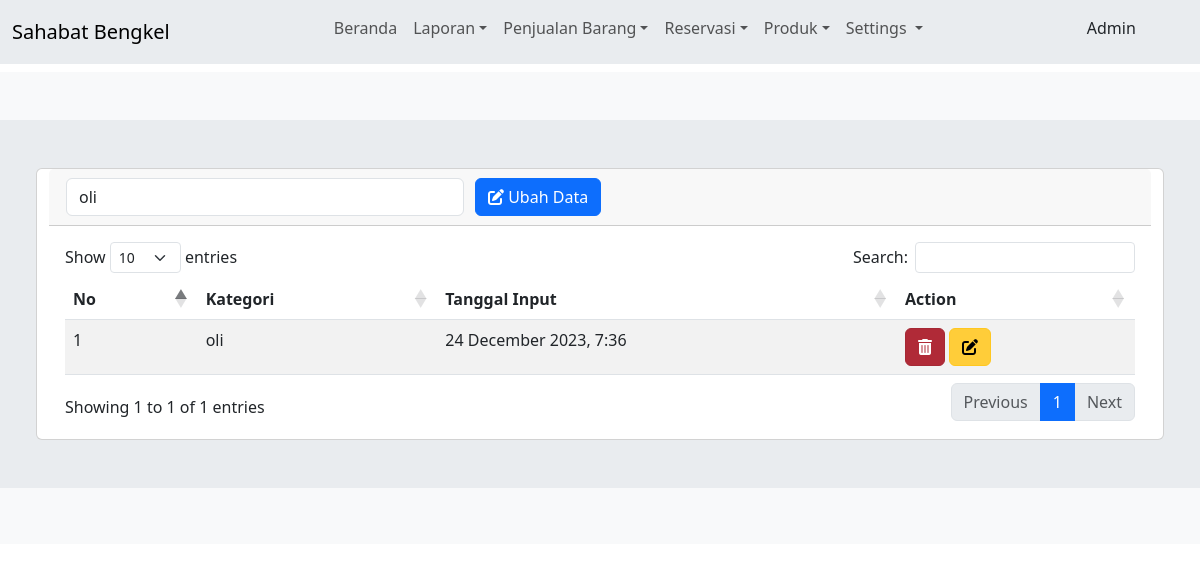
/view/admin/produk/kategori.php?id=1 (signed in), run on the app's committed database.
### tables this page shows
CREATE TABLE `kategori` (
  `id_kategori` int(11) NOT NULL,
  `kategori_nama` varchar(255) NOT NULL,
  `tgl_input` varchar(100) NOT NULL
);

### controller/controllerView.php (called while the page is built, shortened)
<?php
class view {
    protected $db;
    public function __construct($db)
    {
        $this->db = $db;
    }
    public function Kategori(){
        $sql = "SELECT * FROM kategori";
        $row = $this->db->prepare($sql);
        $row->execute();
        $hasil = $row->fetchAll();
        return $hasil;
    }
    public function editKategori($id){
        $sql = "SELECT * FROM kategori where id_kategori = ?";
        $row = $this->db->prepare($sql);
        $row->execute(array($id));
        $hasil = $row->fetch();
        return $hasil;
    }
}
?>

### view/admin/produk/kategori.php (the view, shortened to what this page needs)
<!DOCTYPE html>
<html lang="en">
<head>
    <?php
        require_once("../tampilan/header.php");
    ?>
</head>
<body>
    <?php
        require_once("../tampilan/navbar.php");
    ?>
    <div class="col-md-12 col-lg-12 py-5 bg-body-tertiary mt-2 mt-lg-2">
        <div class="container-fluid p-5 mb-2 mb-lg-2 bg-body-secondary">
            <div class="panel panel-default">
                <div class="panel-body">
                    <div class="row">
                        <div class="card">
                            <div class="card-header">
                                <div class="card-header-form">
                                    <?php
                                        if (!empty($_GET['id'])) {
                                            $id = $_GET['id'];
                                            $hasil = $lihat -> editKategori($id);
                                    ?>
                                    <form method="POST" action="action/act-kategori-edit.php">
                                        <table>
                                            <tr>
                                                <td style="width:25pc;"><input type="text" class="form-control"
                                                        value="<?= $hasil['kategori_nama']; ?>" required name="kategori"
                                                        placeholder="Masukan Kategori Barang Baru">
                                                </td>
                                                <td style="padding-left:10px;"><button id="tombol-simpan"
                                                        class="btn btn-primary" type="submit"><i class="fa fa-edit"></i>
                                                        Ubah Data</button></td>
                                            </tr>
                                        </table>
                                    </form>
                                    <?php } ?>
                                </div>
                            </div>
                            <div class="card-body">
                                <div class="table-responsive-md table-responsive-lg flex-shrink-0 overflow-x-scroll">
                                    <table class="table table-striped" id="example1">
                                        <thead>
                                            <tr>
                                                <th>No</th>
                                                <th>Kategori</th>
                                                <th>Tanggal Input</th>
                                                <th>Action</th>
                                            </tr>
                                        </thead>
                                        <tbody>
                                            <?php
                                            $hasil = $lihat -> kategori();
                                            $no = 1;
                                            foreach ($hasil as $isi) {
                                                ?>
                                            <tr>
                                                <td><?php echo $no; ?></td>
                                                <td><?php echo $isi["kategori_nama"]; ?></td>
                                                <td><?php echo $isi["tgl_input"]; ?></td>
                                                <td>
                                                    <a href="action/act-kategori-hapus.php?id=<?=$isi["id_kategori"]?>"
                                                        class="btn btn-danger active">
                                                        <i class="fas fa-trash-alt"></i>
                                                    </a>
                                                    <a href="kategori.php?id=<?=$isi["id_kategori"]?>"
                                                        class="btn btn-warning active">
                                                        <i class="fas fa-edit"></i>
                                                    </a>
                                                </td>
                                            </tr>
                                            <?php
                                                $no++;
                                            }
                                            ?>
                                        </tbody>
                                    </table>
                                </div>
                            </div>
                        </div>
                    </div>
                </div>
            </div>
        </div>
    </div>
    <?php
        require_once("../tampilan/footer.php");
    ?>

### data on the page
kategori: kategori "oli", kategori_nama "oli", tgl_input "24 December 2023, 7:36"

### other printed values
$_SESSION["username"] "Admin"
